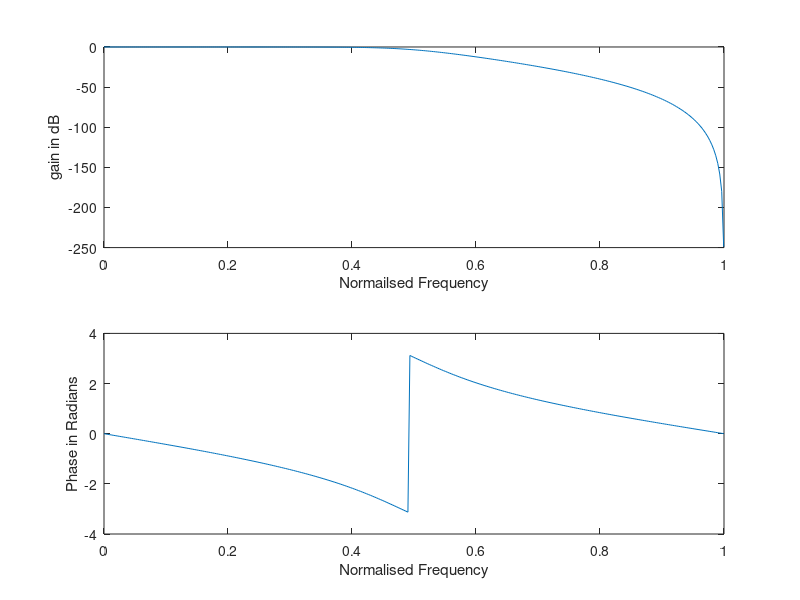

MATLAB code to generate this figure:
ap=.4;
as=30;
fp=400;
fs=800;
F=2000;
omp=2*fp/F;
oms=2*fs/F;
[n,wn]=buttord(omp,oms,ap,as);
[b,a]=butter(n,wn);
w=0:0.01:pi;
[h,om]=freqz(b,a,w,'whole');
m=20*log10(abs(h));
an=angle(h);
subplot(2,1,1);plot(om/pi,m);
ylabel('gain in dB');xlabel('Normailsed Frequency');
subplot(2,1,2);plot(om/pi,an);
xlabel('Normalised Frequency');
ylabel('Phase in Radians');